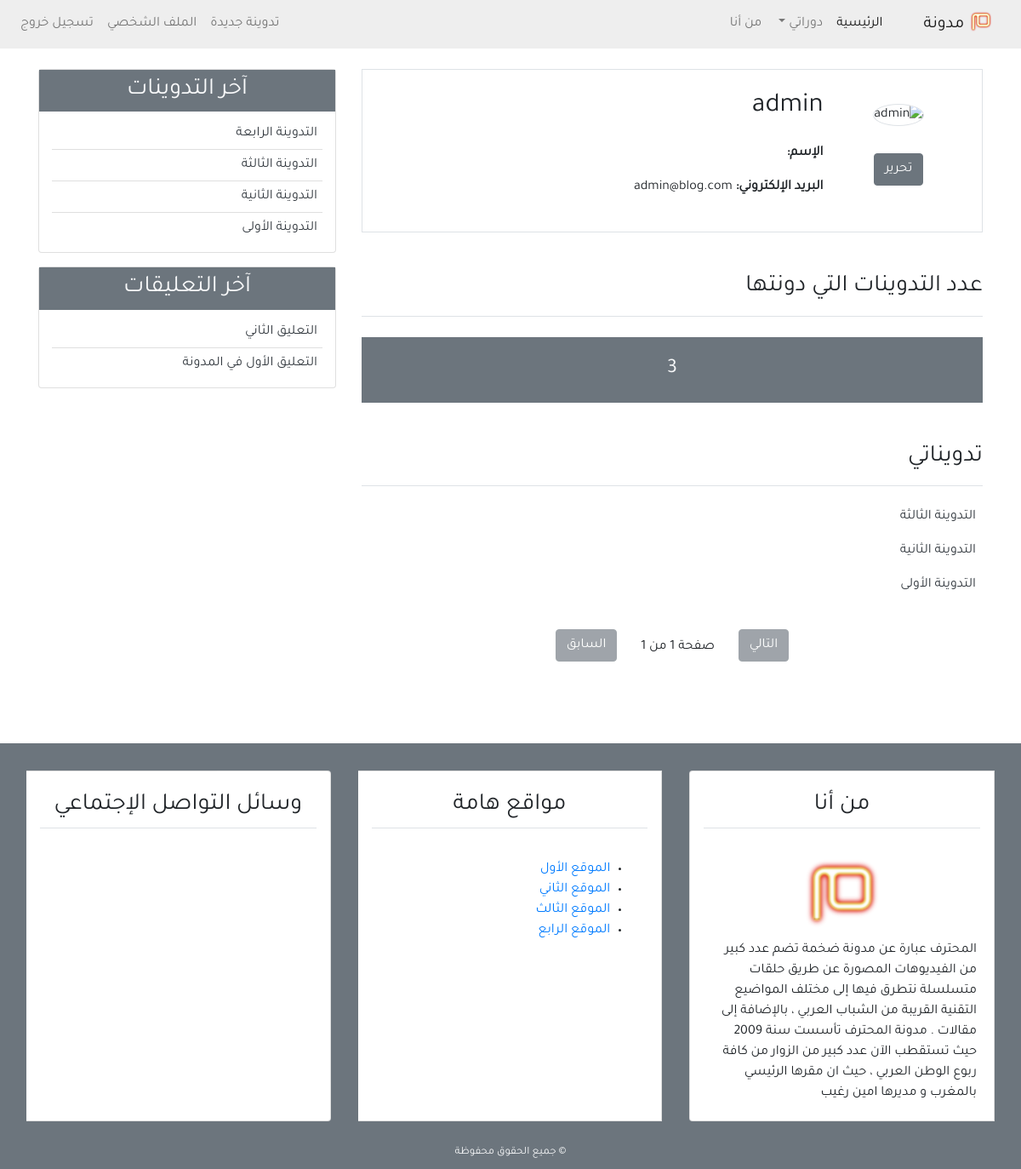
The app's page /profile/ (signed in), older data.
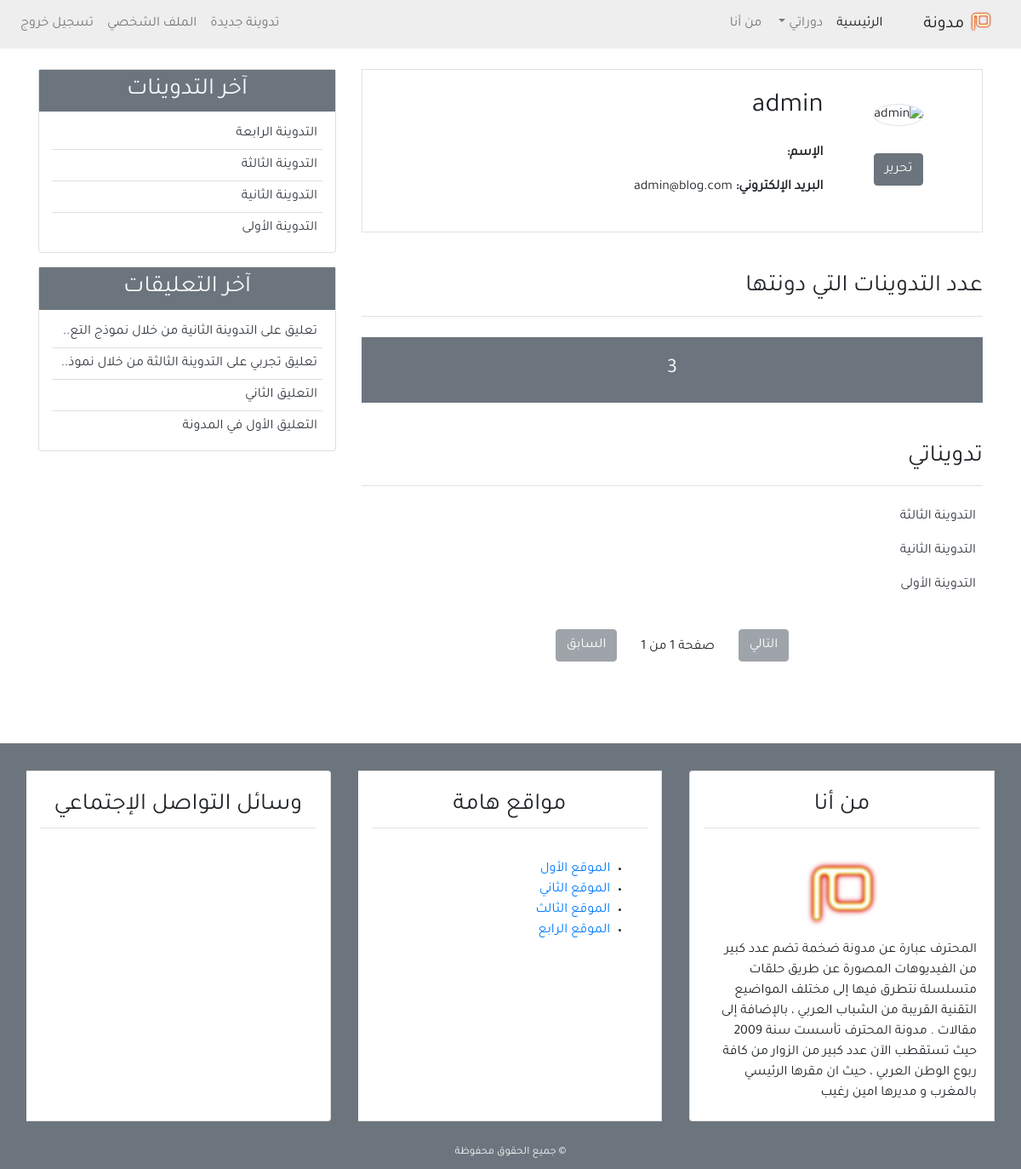
The same page, newer data.
### blog/models.py (models this page shows, shortened)
class Post(models.Model):
    title=models.CharField(max_length=100)
    content=models.TextField()
    post_date=models.DateTimeField(default=timezone.now)
    post_update=models.DateTimeField(auto_now_add=True)
    author=models.ForeignKey(User,on_delete=models.CASCADE)
    class Meta:
        ordering=('-post_date',)

class Comment(models.Model):
    name=models.CharField(max_length=50,verbose_name='الإسم')
    email=models.EmailField(verbose_name='البريد الإلكتروني')
    body=models.TextField(verbose_name='التعليق')
    comment_date=models.DateTimeField(auto_now_add=True)
    activate=models.BooleanField(default=False)
    post=models.ForeignKey(Post,on_delete=models.CASCADE,related_name='comment')
    class Meta:
        ordering=('-comment_date',)

### user/views.py (the view)
# urls.py: path('profile/',views.profile,name='profile'),
@login_required(login_url='login')
def profile(request):
    posts=Post.objects.filter(author=request.user)
    post_list=Post.objects.filter(author=request.user)
    paginator=Paginator(post_list,7)
    page=request.GET.get('page')
    try:
        post_list=paginator.page(page)
    except PageNotAnInteger:
        post_list=paginator.page(1)
    except EmptyPage:
        post_list=paginator.page(paginator.num_page)
    return render(request,'user/profile.html',{
        'title':'الملف الشخصي',
        'posts':posts,
        'page':page,
        'post_list':post_list
    })

### blog/templatetags/post_tag.py (called while the page is built)
@register.inclusion_tag('blog/lastest_posts.html')
def latest_posts():
    context={
        'l_posts':Post.objects.all()[0:5]
    }
    return context

@register.inclusion_tag('blog/lastest_comments.html')
def latest_comments():
    context={
        'l_comments':Comment.objects.filter(activate=True)[0:5]
    }
    return context

### user/Templates/user/profile.html (shortened to what this page needs)
{% extends 'blog/base.html'%}
{% block content %}
<div class="border p-4 mb-5">
    <div class="row">
        <div class="col-md-3 text-center">
            <img class="img-fluid rounded-circle border m-3" style="width:120px; height: 120px;"
                 src="{{user.profile.image.url}}"
                 alt="{{user.username}}">
            <div class="mt-3">
                <a class="btn btn-secondary bg-secondary" href="{% url 'profile_update' %}"> تحرير </a>
            </div>
        </div>
        <div class="cpl-md-9">
            <h2 class="mb-4">{{user.username}}</h2>
            <p class="font-weight-bold">الإسم: </p>
            <p class="font-weight-bold">البريد الإلكتروني: <span class="font-weight-normal">{{user.email}}</span></p>
        </div>
    </div>
</div>
<div class="row mb-5">
    <div class="col-md">
        <h3 class="border-bottom pb-3 mb-4">عدد التدوينات التي دونتها</h3>
        <h4 class="bg-secondary text-center p-4 text-light">{{posts.count}}</h4>
        <h3 class="border-bottom mb-4 pb-3 mt-5">تدويناتي</h3>
        {% for post in post_list %}
        <ul class="pr-2">
            <a class="text-dark" href="{% url 'detail' post.id %}">{{post.title}}</a>
        </ul>
        {% empty %}
        <h4 class="text-center mb-5">لا يوجد تدوينات</h4>
        {% endfor%}
        {% include 'blog/pagination.html' with page=post_list %}
    </div>
</div>
{% endblock content %}

### blog/Templates/blog/lastest_posts.html
<ul class="list-group-flush lastest-post">
    {% for post in l_posts %}
    <li class ="list-group-item lastest-post-item">
        <a class="text-dark" href="{% url 'detail' post.id %}">{{post.title}}</a>
    </li>
    {% empty %}
    <li class ="list-group-item lastest-comment-item">لا يوجد تدوينات</li>
   {% endfor %}
</ul>

### blog/Templates/blog/lastest_comments.html
<ul class="list-group-flush lastest-comment">
    {% for comment in l_comments %}
    <li class ="list-group-item lastest-comment-item">
        <a class="text-dark" href="{% url 'detail' comment.post.id %}">
            {% if comment.body|length > 40 %}
            {{comment.body|slice:'45'}}..
            {% else %}
            {{comment.body}}
            {% endif %}
        </a>
    </li>
    {% empty %}
    <li class ="list-group-item lastest-comment-item">لا يوجد تعليقات</li>
    {% endfor %}
</ul>

Row changes from the older to the newer data that the page shows:
added Comment: body "تعليق على التدوينة الثانية من خلال نموذج التع"
added Comment: body "تعليق تجربي على التدوينة الثالثة من خلال نموذ"
